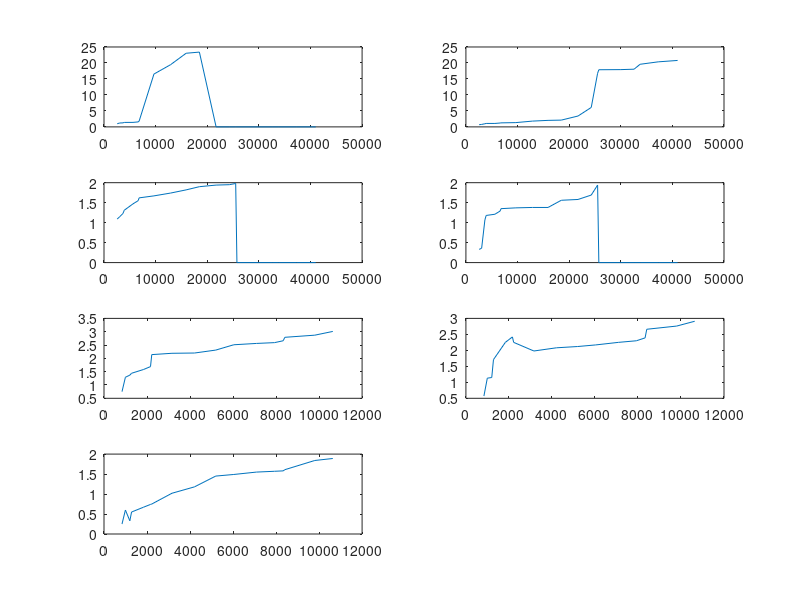

The MATLAB source for this figure:
clear all;
clc;

load Odksztalcenia1.mat;
load Odksztalcenie2.mat;

g=9.81;
ma=0.418;
mb=0.497;
mc=0.6;
md=0.64;
me=0.916;
mf=1.08;
mg=1.109;
mh=1.578;
mi=2.102;
mj=2.595;
ml=3.014;
mk=3.542;
mm=3.96;
mn=4.161;
mo=4.2;
mp=4.895;
mr=5.313;
mt=5.504;
mw=6.076;
mq=6.689;

M =[ma mb mc md me mf mg mh mi mj ml mk mm mn mo mp mr mt mw mq];

%% Ciężar
for i=1:1:20
    F(i)=M(1,i)*g;
    na(i) = F(i)/0.0016;
    nb(i) = F(i)/0.0016;
    nc(i) = F(i)/0.0016;
    nd(i) = F(i)/0.0016;
end

for j=1:1:17
    F(j)=M(1,j)*g;
    ne(j) = F(j)/0.0049;
    nf(j) = F(j)/0.0049;
    ng(j) = F(j)/0.0049;
end
%% 

Zmiana1 = Odksztalcenia1(1,:)/38.42;
Zmiana2 = Odksztalcenia1(2,:)/38.25;
Zmiana3 = Odksztalcenia1(3,:)/38.95;
Zmiana4 = Odksztalcenia1(4,:)/38.55;
Zmiana5 = Odksztalcenia2(1,:)/30.29;
Zmiana6 = Odksztalcenia2(2,:)/30.25;
Zmiana7 = Odksztalcenia2(3,:)/28.45;

Young1 = na(1,:)./Zmiana1(1,:);
Young2 = nb(1,:)./Zmiana2(1,:);
Young3 = nc(1,:)./Zmiana3(1,:);
Young4 = nd(1,:)./Zmiana4(1,:);
Young5 = ne(1,:)./Zmiana5(1,:);
Young6 = nf(1,:)./Zmiana6(1,:);
Young7 = ng(1,:)./Zmiana7(1,:);

Y = [91581.1875000000	103208.397554348	116493.750000000	116671.603053435	148810.859693878	166398.169354839	163483.157986111	225656.066991018	288496.102370690	340504.190418956	378831.543750000	436016.890786082	484972.442307692	501867.430397727];
K = [299388.937500000	326307.679687500	132538.142523364	128195.084745763	178930.143595041	197882.529069767	194165.106250000	272244.953923358	360020.335597826	444458.977581522	456659.037259615	529864.565268987	553836.900887574	506954.979220361];
a=mean(Young1)
b=mean(Young2)
c=mean(Y)
d=mean(K)
e=mean(Young5)
f=mean(Young6)
g=mean(Young7)

subplot(4,2,1)
plot(na, Odksztalcenia1(1,:))
subplot(4,2,2)
plot(nb, Odksztalcenia1(2,:))
subplot(4,2,3)
plot(nc, Odksztalcenia1(3,:))
subplot(4,2,4)
plot(nd, Odksztalcenia1(4,:))
subplot(4,2,5)
plot(ne, Odksztalcenia2(1,:))
subplot(4,2,6)
plot(nf, Odksztalcenia2(2,:))
subplot(4,2,7)
plot(ng, Odksztalcenia2(3,:))